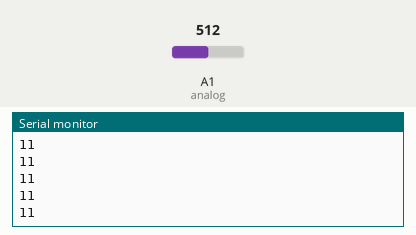
This sketch was run on a simulated Arduino Uno, built with avr-gcc and run on an emulated ATmega328P. Parts: the last lines printed to the serial monitor. Inputs (shaded band) come from the test bench; at power-on: A1 (analog) = 512.

Above: at 1.2 s.
1.3 s: A1 (analog) set to 122
At 1.48 s:
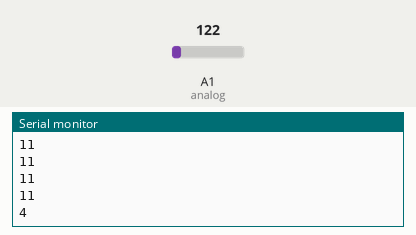
2.8 s: A1 (analog) set to 40
At 2.84 s:
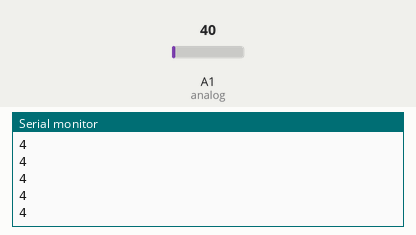
Timing chart, 0 to 5.8 s (numbered marks = the images above; inputs shaded):
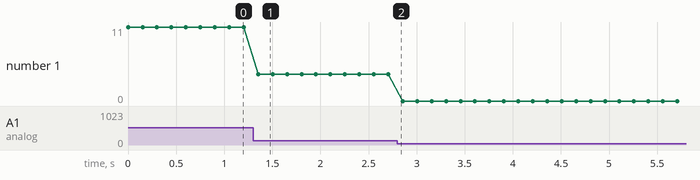

The sketch:

SensorUV.ino
```cpp
/*

            Este código é copiado do professor e demonstra a utilização de um sensor de índice UV. Este sensor, através de um sinal analógico, demonstra qual é a incidência
     de raios ultravioleta, medição muito importante para dataloggers climáticos.

*/


// ========================================================================================================
// --- Mapeamento de Hardware ---
#define   analog   1
#define   gnd      14
#define   vcc      16


// ========================================================================================================
// --- Protótipo das Funções ---
void measure_UV();


// ========================================================================================================
// --- Variáveis Globais ---
int adc_value = 0,
    UV_index  = 0;


// ========================================================================================================
// --- Configurações Iniciais ---
void setup()
{
  Serial.begin(115200);

  pinMode(analog, INPUT);
  pinMode(vcc,   OUTPUT);
  pinMode(gnd,   OUTPUT);

  digitalWrite(vcc, HIGH);
  digitalWrite(gnd,  LOW);

} //end setup


// ========================================================================================================
// --- Loop Infinito ---
void loop()
{

  measure_UV();
  Serial.println(UV_index);


  delay(150);

} //end loop


// ========================================================================================================
// --- Desenvolvimento das Funções ---
void measure_UV()
{

    adc_value = analogRead(analog);

    //Converte valor do ADC para tensão em mili Volts:
    int mV = (adc_value * (5.0 / 1023.0)) * 1000;


    //Compara valores da tabela de índice UV
    if(mV > 0 && mV < 50)           UV_index = 0;

    else if(mV > 50 && mV <= 227)   UV_index = 0;

    else if(mV > 227 && mV <= 318)  UV_index = 1;

    else if (mV > 318 && mV <= 408) UV_index = 2;

    else if (mV > 408 && mV <= 503) UV_index = 3;

    else if (mV > 503 && mV <= 606) UV_index = 4;

    else if (mV > 606 && mV <= 696) UV_index = 5;

    else if (mV > 696 && mV <= 795) UV_index = 6;

    else if (mV > 795 && mV <= 881) UV_index = 7;

    else if (mV > 881 && mV <= 976) UV_index = 8;

    else if (mV > 976 && mV <= 1079) UV_index = 9;

    else if (mV > 1079 && mV <= 1170) UV_index = 10;

    else if (mV > 1170) UV_index = 11;


} //end measure_UV
```

Measured:
- after the input at 1.3 s, the serial monitor: prints a new line after 0.05 s (image 1)
- plotted number 1: 11 → 4 after the input at 1.3 s, 4 → 0 after the input at 2.8 s
